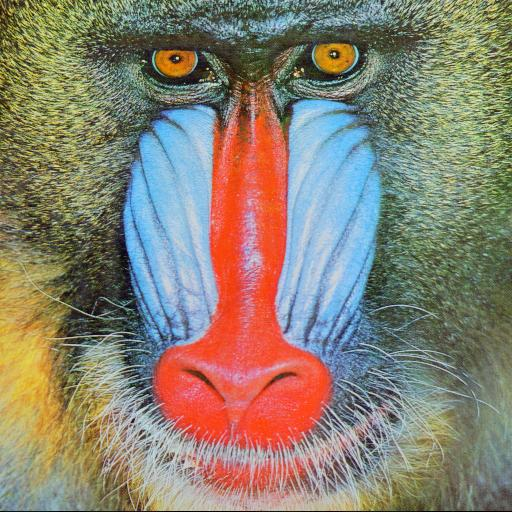
#> input picture lab1/mandril.jpg, 512 x 512 px
$ jupyter execute lab.ipynb
#> lines starting #> are read from the running program, lines starting #| are printed output that depends on the picture
W ramach kursu będziemy wykorzystywać głównie bibliotekę OpenCV (Open Computer Vision Library).
W trakcie niniejszego ćwiczenia zapoznamy się z podstawowymi funkcjonalnościami: wczytaniami, zapisywaniem, konwersją do inne przestrzeni barw.
Zaznajomimy się również z Jupyter Notebook.

Wczytywanie obrazów z wykorzystaniem OpenCV.
1. Zaimportuj bibliotekę OpenCV:
        `import cv2`
1. Zaimportuj bibliotekę pyplot z matplotlib jako plt:
        `from matplotlib import pyplot as plt`
1. Wygodną opcją jest możliwość pobierania danych (obrazów, ale też np. baz danych) z sieci.
   Eliminuje to konieczność pobierania danych np. z Moodle oraz czyni uzupełniony Notebook "samowystarczalnym" - wystarczy go uruchomić.
   * zaimportuj bibliotekę os `import os`
   * zaimportuj bibliotekę request `import requests`
   * stwórz zmienne na adres pobieranego pliku (*url*) i samą jego nazwę (*fileName*)
   * sprawdź, czy taki plik istnieje (unikniemy wielokrotnego pobierania tych samych danych)
        `if not os.path.exists(fileName) :`
   * pobierz plik: `r = requests.get(url + fileName, allow_redirects=True)`
   * zapisz na dysku: `open(fileName, 'wb').write(r.content)`

1. Wykorzystując polecenie *imread* wczytaj obraz *mandril.jpg*
1. Wyświetl obraz wykorzystując bibliotekę *pyplot*
        plt.imshow(I)
        plt.xticks([]), plt.yticks([])
        plt.show()
1. Jeśli ktoś nie wie jak powinien wyglądać mandryl, to proszę podglądnąć obraz na GitHub lub w sprawdzić w Interencie.
   Przyczyną problemu jest sposób w jaki funkcja `imread` z OpenCV odczytuje obraz (BGR, zamiast RGB).
   Obrazom kolorowym będzie poświęcone odrębne ćwiczenie, także nie będziemy w tym miejscu rozwijać tego wątku.
1. W celu poprawnego wyświetlenia należy dokonać konwersji koloru z BGR na RGB.
        I = cv2.cvtColor(I, cv2.COLOR_BGR2RGB)
1. Dla porządku warto dodać, że w OpenCV do wyświetlania domyślnie wykorzystuje się funkcję `imshow`.
   Jednakże w przypadku Jupyter Notebook to rozwiązanie ma pewne wady i dlatego nie będziemy jej używać.
   Natomiast jeśli ktoś pracuje w "czystym" Python, to jest to na pewno równoważna funkcjonalność.

[cell 1]
import cv2
import os
from matplotlib import pyplot as plt
import requests

url = 'https://raw.githubusercontent.com/vision-agh/poc_sw/master/01_Intro/'
fileName = 'mandril.jpg'
if not os.path.exists(fileName) :
    r = requests.get(url + fileName, allow_redirects=True)
    open(fileName, 'wb').write(r.content)

W praktycznych rozważaniach często analizuje się obrazy w odcieniach szarości (ang. *grayscale*).
Do konwersji służy znana już funkcja `cvtColor` tylko tym razem z parametrem `cv2.COLOR_RGB2GRAY`.
Proszę spróbować wyświetlić obraz.
Może okazać się, że nadal jest kolorowy, choć inaczej.
Dlaczego tak się dzieje zostanie obszerniej wyjaśnione pod koniec ćwiczenia.
Na razie należy dodać polecenie `plt.gray()` przed `plt.show`.

[cell 2]
pic = cv2.imread(fileName)
#> pic is the input picture: shape (512, 512, 3); mean B, G, R 113.2, 128.8, 137.4
pic_gray = cv2.cvtColor(pic, cv2.COLOR_BGR2GRAY)
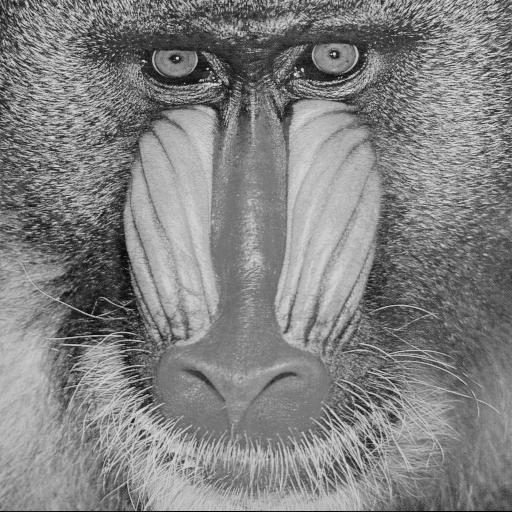
#> pic_gray: shape (512, 512); min 1, max 238, mean 129.6
plt.imshow(pic_gray, cmap='gray')

Czasami konieczne jest zapisanie przetworzonego obrazu.
Służy do tego funkcja `cv2.imwrite`.
Proszę zapisać szarą wersję mandryla w formacie *png*.
Warto sprawdzić, czy obraz zapisał się poprawnie tj. otworzyć go w aplikacji do przeglądania obrazów.

[cell 3]
cv2.imwrite('mandril_gray.png', pic_gray)
#> Out = True

Obraz w skali szarości możemy traktować jako dwuwymiarową funkcję $L(x,y)$, gdzie $x$, $y$ to współrzędne piksela, a $L(x,y)$ poziom jasności (najczęściej [0;255] - zapis na 8-bitach, typ *unsigned int*).
Wyświetl obraz mandryl jako funkcję dwuwymiarową (uwaga - to chwilę się liczy):

[cell 4]
import numpy as np

# create grid
xx, yy = np.mgrid[0:pic_gray.shape[0], 0:pic_gray.shape[1]]

# create the figure
fig = plt.figure()
ax = fig.add_subplot(projection = '3d')
ax.plot_surface(xx, yy, pic_gray ,rstride=1, cstride=1, cmap=plt.get_cmap('gray'),
        linewidth=0)
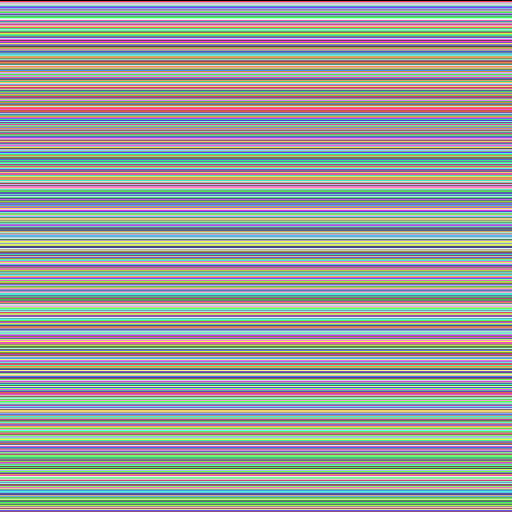
#> xx: shape (512, 512) int64; 512 distinct labels, from 0 to 511; one colour per label, 0 black

# show it
plt.show()
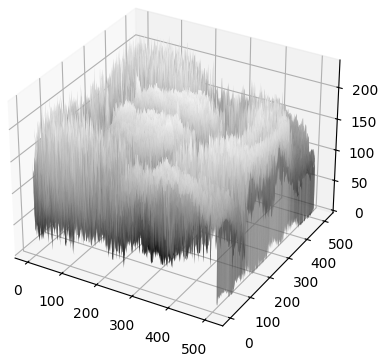
#> figure drawn by matplotlib, 1 panel

Komentarz:
- używamy biblioteki do obliczeń *numpy*,
- tworzymy siatkę punktów o rozmiarach takich jak obraz (*shape*),
- rysujemy wykres 3D

Podczas przetwarzania i analizy obrazów przydatne bywają "przekroje" przez obraz, czyli wartości funkcji $L(x,y)$ w przypadku gdy $x$ lub $y$ jest ustalone.
Wykonaj jeden wybrany przekrój w $x$ i $y$:
- po pierwsze należy pobrać dany wiersz lub kolumnę - np. `S = IG[10,:]` (tu jedenasty wiersz),
- po drugie stworzyć wykres złożony z dwóch subwykresów: `f, (ax1,ax2) = plt.subplots(1,2)`
- dla każdego z nich ustawić tytuł (np. `ax1.set_title('XXX')`) oraz treść `ax1.plot(S)`,
- na koniec całość wyświetlić `plt.show()`.

[cell 5]
S_row = pic_gray[10, :]
#> S_row = 512 values, max 233 at index 458, min 22 at index 37, mean 118.2
S_col = pic_gray[:, 10]
#> S_col = 512 values, max 193 at index 62, min 20 at index 511, mean 137.2

f, (ax1, ax2) = plt.subplots(1, 2)
ax1.set_title('S_row')
ax1.plot(S_row)
ax2.set_title('S_col')
ax2.plot(S_col)
plt.show()
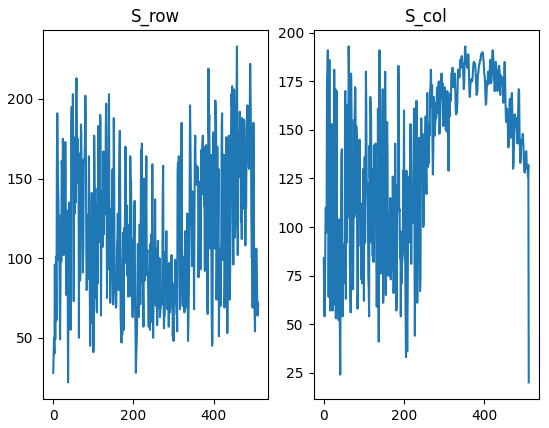
#> figure drawn by matplotlib, 2 panels; panel 1: curve peaks at x = 458, y = 233; panel 2: curve peaks at x = 62, y = 193

Obrazy indeksowane składają się z dwóch macierzy - obrazu oraz tzw. mapy kolorów.
W macierzy obrazu zapisane są wartości poszczególnych pikseli.
Macierz mapy kolorów ma rozmiar $m \times 3$ ($m$ wierszy, w~każdym 3 wartości - składowe R,G,B).
Podczas wyświetlania, na podstawie wartości piksela, odczytywany jest kolor z macierzy mapy kolorów.
W ten sposób możliwe staje się "pokolorowanie" obrazu w skali szarości (stąd wcześniej szary mandryl był kolorowy).
Wykorzystanie pseudokoloru nie wpływa na ilość informacji zawartej na obrazku, pomaga jedynie przedstawić go w bardziej czytelnej (dla człowieka) formie.
Przykładowo można uzyskać poprawę kontrastu, co jest ważne przy analizie np. obrazów medycznych.
Bardziej obszerny opis i spis dostępnym map można znaleźć w [dokumentacji.](https://matplotlib.org/3.1.0/tutorials/colors/colormaps.html)

Wykorzystując dokumentację oraz polecenie `plt.imshow(IG, cmap=plt.get_cmap('XXX'))` proszę wyświetlić obraz madryl w 4 różnych mapach kolorów.

[cell 6]
f, ax_plot = plt.subplots(1,6, figsize=(20,6))
cmaps = ['Greys', 'Purples', 'Blues', 'afmhot', 'gist_yarg', 'YlOrRd']
for ax_plot, cmap in zip(ax_plot, cmaps):
    ax_plot.imshow(pic_gray, cmap=cmap)
    ax_plot.title.set_text(cmap)
